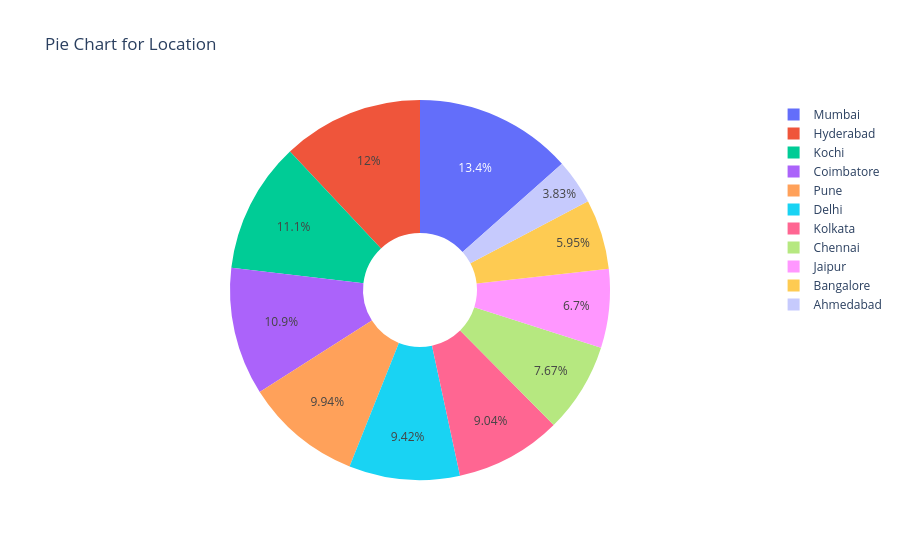
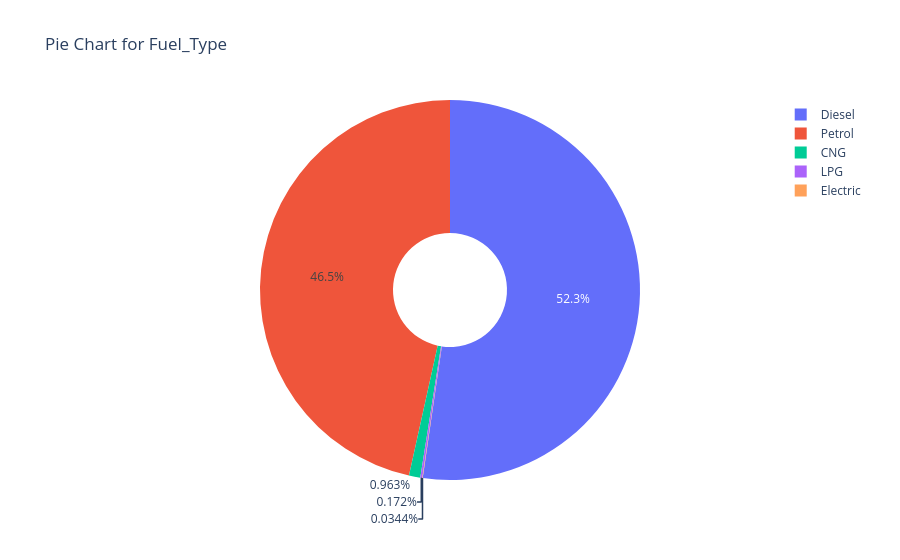
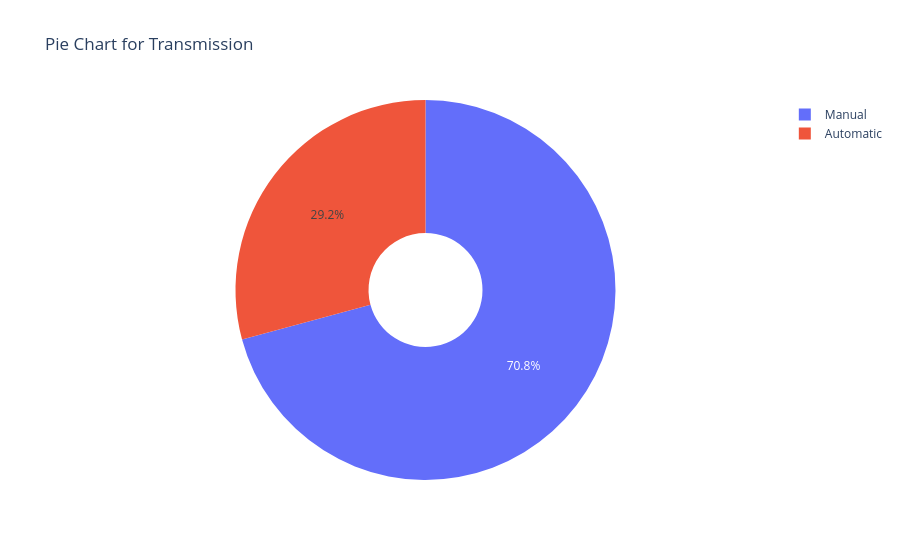
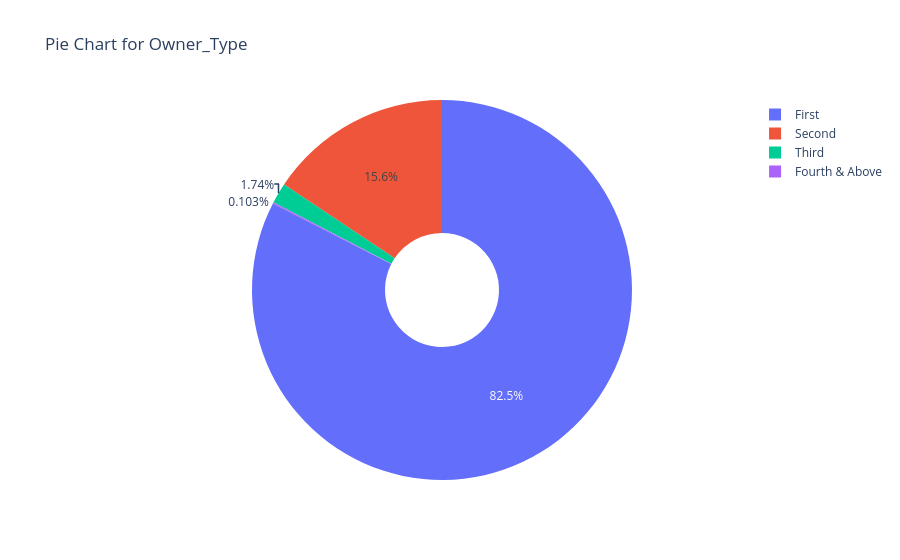

Notebook source saved alongside these figures, in order:
### Code cell
for i in pie_cols:
  fig = px.pie(df_rm, names=i, title=f"Pie Chart for {i}", hole=0.3)
  fig.show()

### Figure 1 — Plotly figure (JSON) as saved in the notebook; plotly's stock layout.template omitted (floating-point values rounded to 4 significant figures; data arrays with more than 128 entries replaced by an {"elided": "..."} marker saying what was removed)
{"data": [{"domain": {"x": [0, 1], "y": [0, 1]}, "hole": 0.3, "hovertemplate": "Location=%{label}<extra></extra>", "labels": {"elided": "5817 str values"}, "legendgroup": "", "name": "", "showlegend": true, "type": "pie"}], "layout": {"legend": {"tracegroupgap": 0}, "title": {"text": "Pie Chart for Location"}}}

### Figure 2 — Plotly figure (JSON) as saved in the notebook; plotly's stock layout.template omitted (floating-point values rounded to 4 significant figures; data arrays with more than 128 entries replaced by an {"elided": "..."} marker saying what was removed)
{"data": [{"domain": {"x": [0, 1], "y": [0, 1]}, "hole": 0.3, "hovertemplate": "Fuel_Type=%{label}<extra></extra>", "labels": {"elided": "5817 str values"}, "legendgroup": "", "name": "", "showlegend": true, "type": "pie"}], "layout": {"legend": {"tracegroupgap": 0}, "title": {"text": "Pie Chart for Fuel_Type"}}}

### Figure 3 — Plotly figure (JSON) as saved in the notebook; plotly's stock layout.template omitted (floating-point values rounded to 4 significant figures; data arrays with more than 128 entries replaced by an {"elided": "..."} marker saying what was removed)
{"data": [{"domain": {"x": [0, 1], "y": [0, 1]}, "hole": 0.3, "hovertemplate": "Transmission=%{label}<extra></extra>", "labels": {"elided": "5817 str values"}, "legendgroup": "", "name": "", "showlegend": true, "type": "pie"}], "layout": {"legend": {"tracegroupgap": 0}, "title": {"text": "Pie Chart for Transmission"}}}

### Figure 4 — Plotly figure (JSON) as saved in the notebook; plotly's stock layout.template omitted (floating-point values rounded to 4 significant figures; data arrays with more than 128 entries replaced by an {"elided": "..."} marker saying what was removed)
{"data": [{"domain": {"x": [0, 1], "y": [0, 1]}, "hole": 0.3, "hovertemplate": "Owner_Type=%{label}<extra></extra>", "labels": {"elided": "5817 str values"}, "legendgroup": "", "name": "", "showlegend": true, "type": "pie"}], "layout": {"legend": {"tracegroupgap": 0}, "title": {"text": "Pie Chart for Owner_Type"}}}
